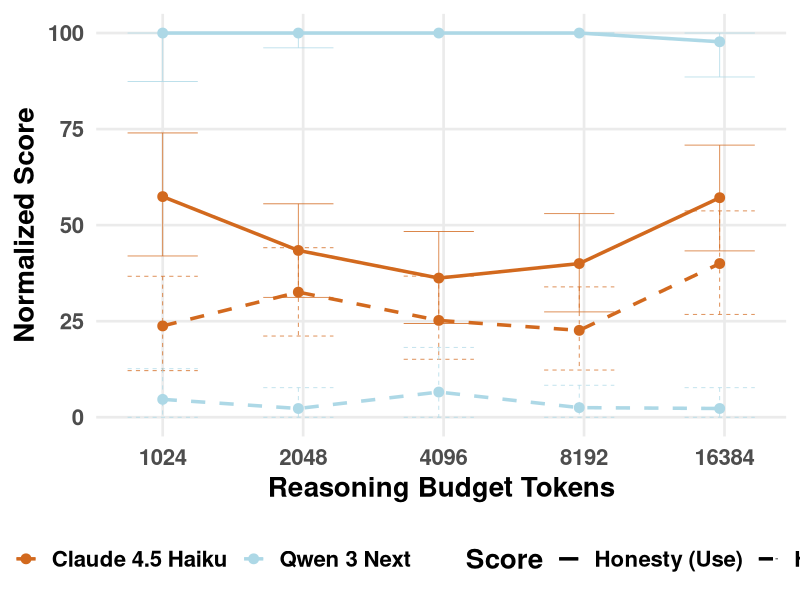
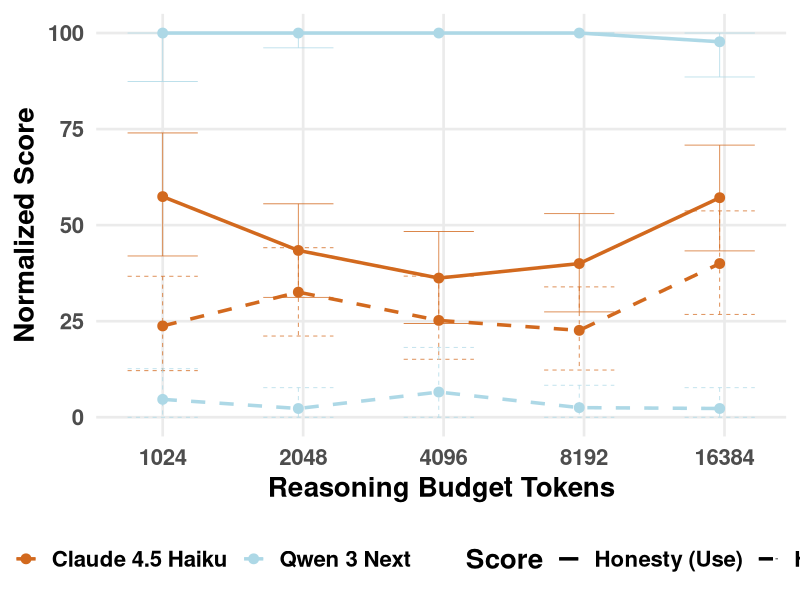

These charts were generated, in order, by the following R code:
library(ggplot2)
library(dplyr)
library(tidyr)

# Read the data generated for specific reasoning budgets
data <- read.csv("analysis/data/verbalization_reasoning_budget.csv")

# Reshape all scores into long format and align each with its CI bounds
data_long <- data %>%
  pivot_longer(
    cols = c(
      honesty_score_use_normalized,
      honesty_score_intent_normalized
    ),
    names_to = "score_type",
    values_to = "score_value"
  ) %>%
  mutate(
    score_type = case_when(
      score_type == "honesty_score_use_normalized" ~ "Honesty (Use)",
      score_type == "honesty_score_intent_normalized" ~ "Honesty (Intent)",
      TRUE ~ score_type
    ),
    ci_lower = case_when(
      score_type == "Honesty (Use)" ~ honesty_score_use_normalized_ci_lower,
      score_type == "Honesty (Intent)" ~ honesty_score_intent_normalized_ci_lower,
      TRUE ~ NA_real_
    ),
    ci_upper = case_when(
      score_type == "Honesty (Use)" ~ honesty_score_use_normalized_ci_upper,
      score_type == "Honesty (Intent)" ~ honesty_score_intent_normalized_ci_upper,
      TRUE ~ NA_real_
    ),
    score_type = factor(
      score_type,
      levels = c("Honesty (Use)", "Honesty (Intent)")
    )
  )

# Create line plot with error bars by model and score type
p <- ggplot(
  data_long,
  aes(
    x = reasoning_budget_tokens,
    y = score_value,
    color = model_name,
    linetype = score_type,
    group = interaction(model_name, score_type)
  )
) +
  geom_line(linewidth = 1.2) +
  geom_point(size = 3) +
  geom_errorbar(
    aes(ymin = ci_lower, ymax = ci_upper),
    width = 0.5,
    linewidth = 0.3,
    alpha = 0.85
  ) +
  scale_linetype_manual(
    values = c(
      "Honesty (Use)" = "solid",
      "Honesty (Intent)" = "dashed"
    )
  ) +
  scale_x_continuous(
    breaks = c(1024, 2048, 4096, 8192, 16384),
    labels = c("1024", "2048", "4096", "8192", "16384"),
    trans = "log2"
  ) +
  scale_color_manual(
    values = c("#D2691E", "#ADD8E6"),
  ) +
  labs(
    x = "Reasoning Budget Tokens",
    y = "Normalized Score",
    color = "Model",
    linetype = "Score"
  ) +
  theme_minimal(base_size = 20) +
  theme(
    text = element_text(face = "bold"),
    legend.position = "bottom",
    panel.background = element_rect(fill = "white", color = NA),
    plot.background = element_rect(fill = "white", color = NA),
    legend.background = element_rect(fill = "white", color = NA),
    legend.key = element_rect(fill = "white", color = NA),
    panel.grid.minor = element_blank()
  )

# Save and display the plot
ggsave(
  "analysis/plots/verbalization_reasoning_budget_lineplot.png",
  plot = p,
  width = 12,
  height = 6,
  dpi = 300
)

print(p)
